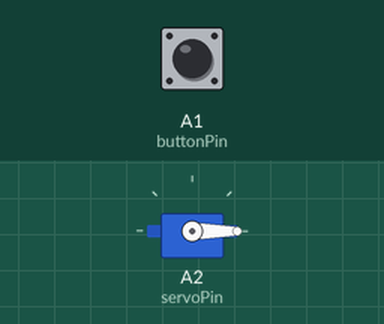
Simulated run of this sketch. Board: Arduino Uno, built with avr-gcc and run on an emulated ATmega328P. Shown: servo. The test bench sets the inputs (shaded band); at power-on: A1 (buttonPin) HIGH.

Above: at 1.2 s.
1.3 s: A1 (buttonPin) pulled LOW for 3.2 s
At 2.1 s:
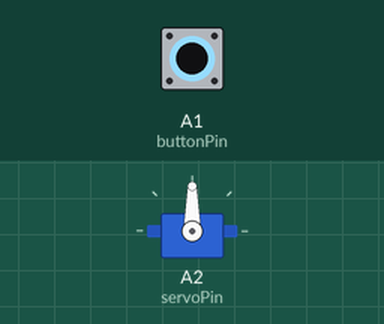
Timing chart, 0 to 6.2 s (numbered marks = the images above; inputs shaded):
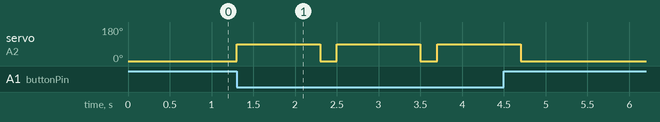

The sketch:

ServoBtn.ino
```cpp
#include <Servo.h>

Servo myservo;  // create servo object to control a servo
const int buttonPin = A1;  // the pin that the button is attached to (analog pin A0 used as digital)
const int servoPin = A2;   // the pin that the servo is attached to (analog pin A2 used as digital)
int buttonState = 1;       // variable for reading the button status

void setup() {
  myservo.attach(servoPin);  // attaches the servo on pin A2 to the servo object
  pinMode(buttonPin, INPUT);  // initialize the button pin as an input
  myservo.write(0);  // Initial position of servo
}

void loop() {
  buttonState = digitalRead(buttonPin);  // read the state of the button
  if (buttonState == LOW) {  // check if the button is pressed
    myservo.write(90);  // set servo to 90 degrees
    delay(1000);  // wait for 5 seconds
    myservo.write(0);  // reset servo to 0 degrees
    delay(200); // short delay to debounce the button
  }
}
```

Measured:
- after the input at 1.3 s, servo on A2 (servoPin): alternates 90° for 1.0 s and 0° for 0.20 s, 6 changes in all, then stays 0°, starting at once
